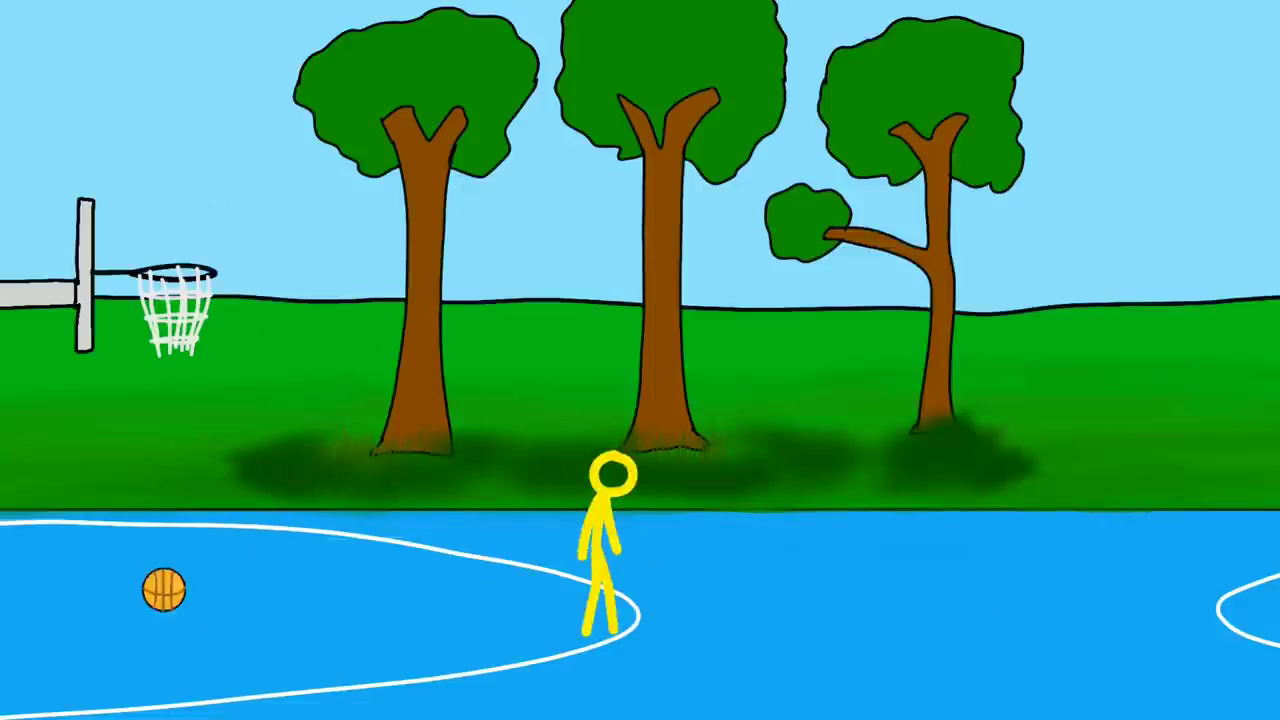
#> input picture 04-Archives/Stickman-Basketball/Working-Data/ref-frames/f001.png, 1280 x 720 px; its folder holds only this picture in this run
$ python ref-grid-trim.py
#> lines starting #> are read from the running program, lines starting #| are printed output that depends on the picture
# Compose the reference frames into a labeled grid PDF (3x2 per page), animation section only (f000-f140).
from pathlib import Path
from PIL import Image, ImageDraw, ImageFont

SRC = Path(r"C:\Users\Kanchan Verma\AppData\Local\Temp\opencode\ref-frames")
OUT = Path(r"C:\Users\Kanchan Verma\OneDrive\Desktop\Opencode\01-Projects\projects\animate\reference-frames.pdf")

KEEP_MAX = 140          # f145+ is the "10 hours" title card in the source clip
COLS, ROWS = 3, 2
CW, CH = 600, 338
GAP, MARGIN, TITLE = 16, 16, 44
fb = ImageFont.truetype(r"C:\Windows\Fonts\arialbd.ttf", 20)
ft = ImageFont.truetype(r"C:\Windows\Fonts\arialbd.ttf", 20)

cells = []
for p in sorted(SRC.glob("f*.png")):
    n = (int(p.stem[1:]) - 1) * 5
    if n > KEEP_MAX:
        continue
    im = Image.open(p).convert("RGB").resize((CW, CH), Image.LANCZOS)
    d = ImageDraw.Draw(im)
    label = f"f {n:03d}   t {n/30.0:5.2f}s"
    tw = d.textlength(label, font=fb)
#> tw = 146.1
    d.rectangle([CW - tw - 16, CH - 34, CW, CH], fill=(20, 16, 12))
    d.text((CW - tw - 8, CH - 30), label, font=fb, fill=(255, 244, 224))
    cells.append(im)

pw = MARGIN * 2 + COLS * CW + (COLS - 1) * GAP
ph = TITLE + MARGIN * 2 + ROWS * CH + (ROWS - 1) * GAP
per = COLS * ROWS
npages = (len(cells) + per - 1) // per
#> npages = 1
pages = []
for i in range(npages):
    page = Image.new("RGB", (pw, ph), (246, 238, 222))
    d = ImageDraw.Draw(page)
    head = ("REFERENCE FRAMES - stickman basketball, flat cartoon style "
            f"(1280x720, 30fps, frames f000-f140 = 0.0-4.7s, one frame every 5th = 0.167s apart) "
            f"- page {i + 1}/{npages}")
    d.text((MARGIN, 12), head, font=ft, fill=(40, 28, 16))
    for j in range(per):
        k = i * per + j
        if k >= len(cells):
            break
        cx = MARGIN + (j % COLS) * (CW + GAP)
        cy = TITLE + MARGIN + (j // COLS) * (CH + GAP)
        page.paste(cells[k], (cx, cy))
        d.rectangle([cx - 1, cy - 1, cx + CW, cy + CH], outline=(120, 96, 64), width=1)
    pages.append(page)
#> this loop made 1 pass
#> pass 1, `page = Image.new("RGB", (pw, ph), (246, 238, 222))`:
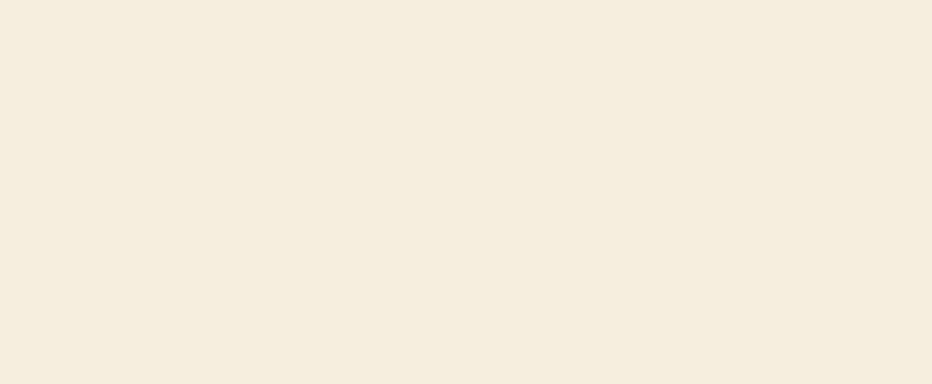
#> page: PIL image 1864x768 RGB (shown at 1/2 size); mean R, G, B 246, 238, 222
#> after the loop:
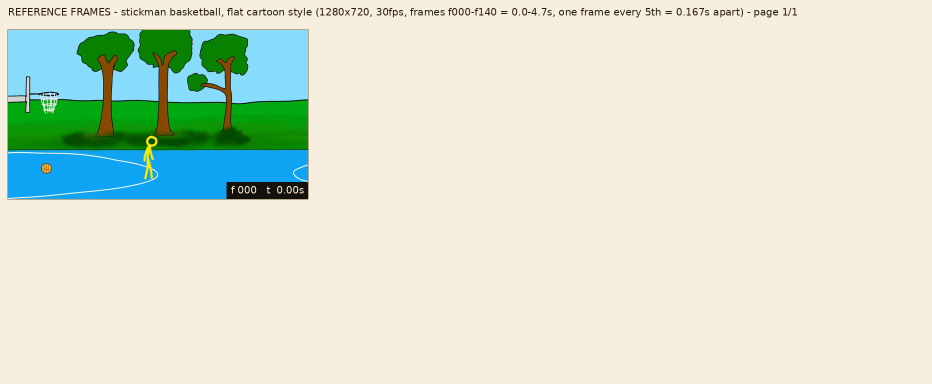
#> page: PIL image 1864x768 RGB (shown at 1/2 size); mean R, G, B 218, 226, 209.1
#> after the loop, pages = 1 item

pages[0].save(OUT, "PDF", save_all=True, append_images=pages[1:], resolution=96, quality=88)
print(f"{len(cells)} frames - {npages} pages - {OUT}")
#| 1 frames - 1 pages - C:\Users\Kanchan Verma\OneDrive\Desktop\Opencode\01-Projects\projects\animate\reference-frames.pdf
